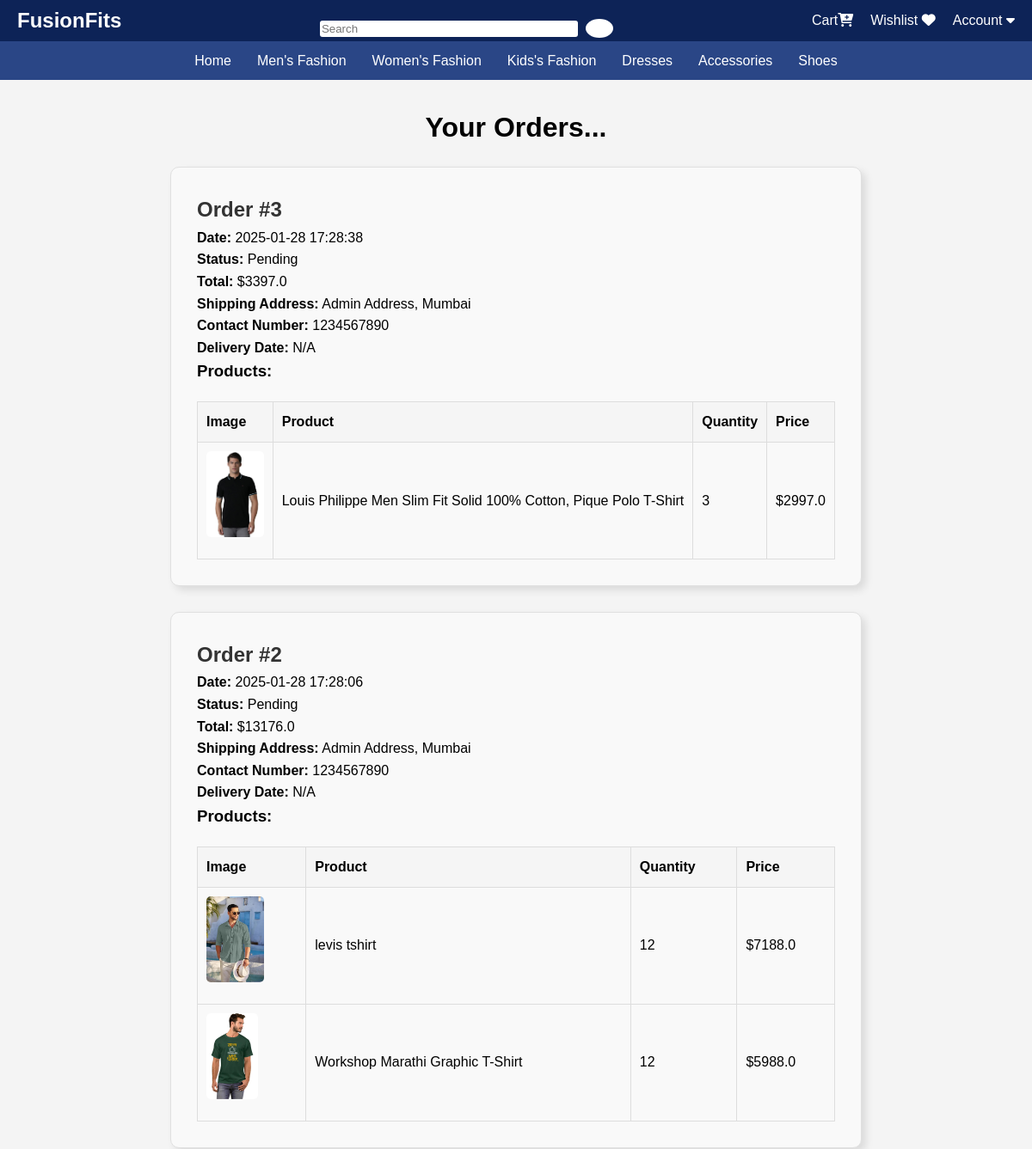
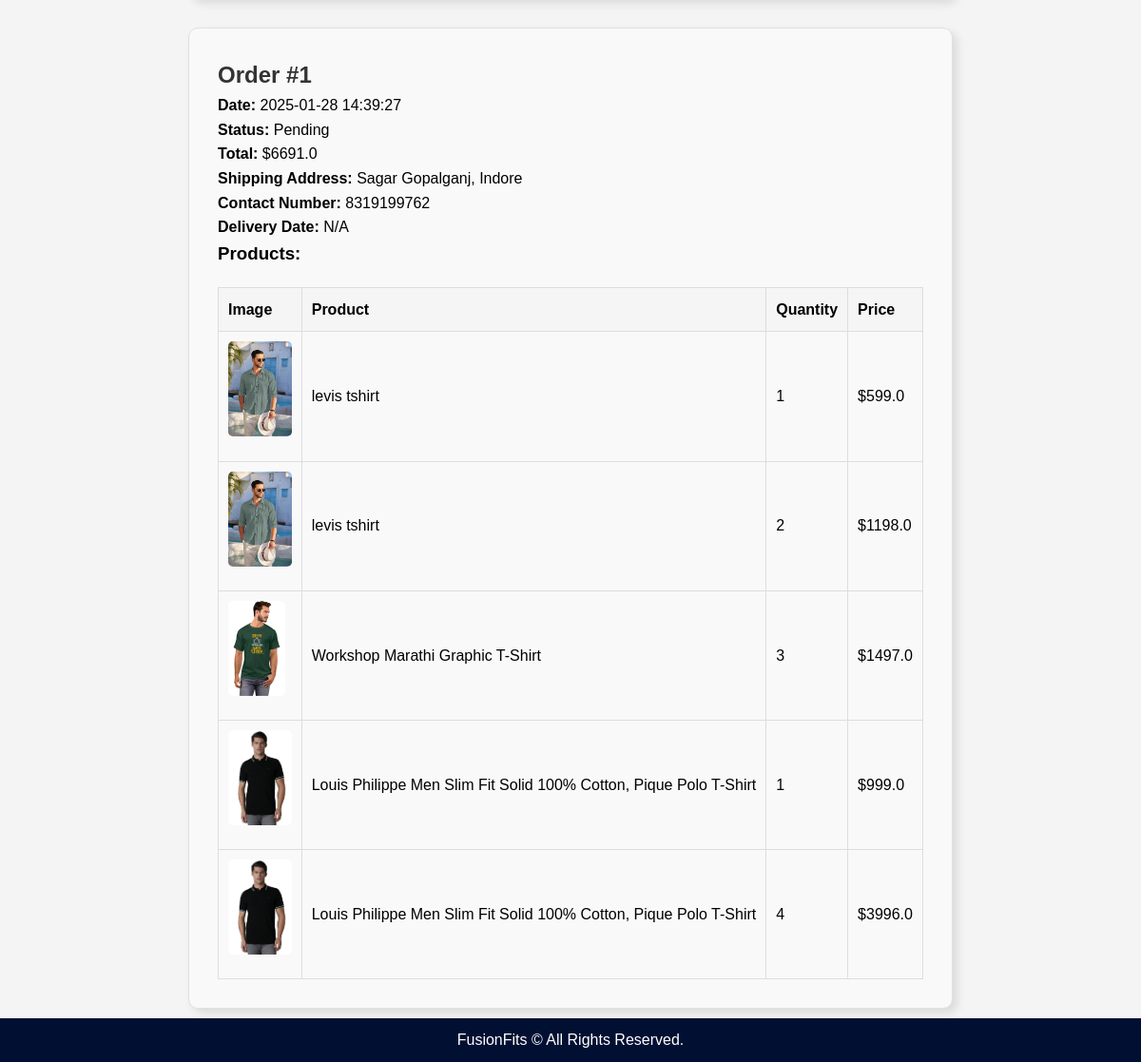
Before: /your_orders (signed in) with the older database file (2 pictures, top to bottom).
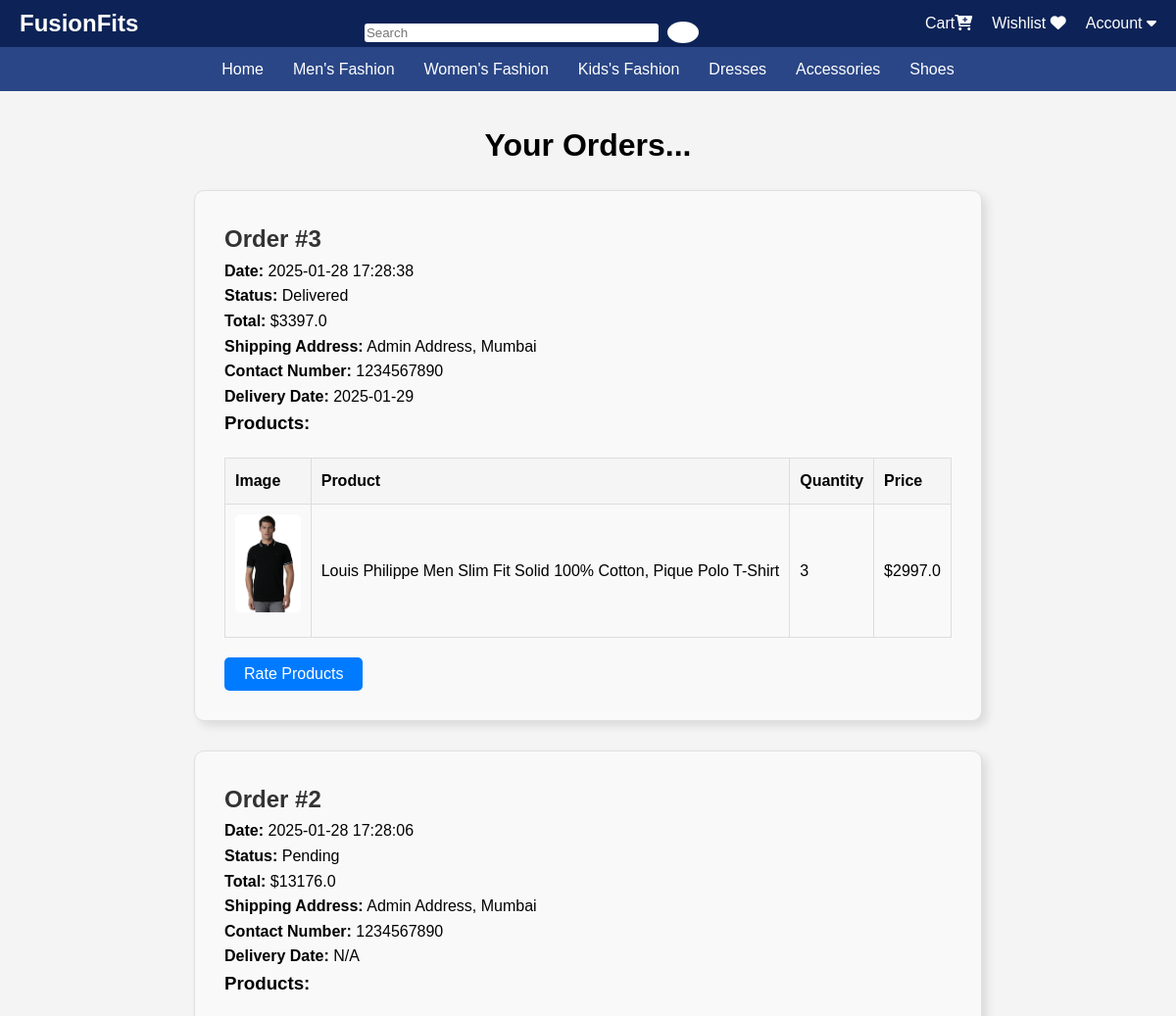
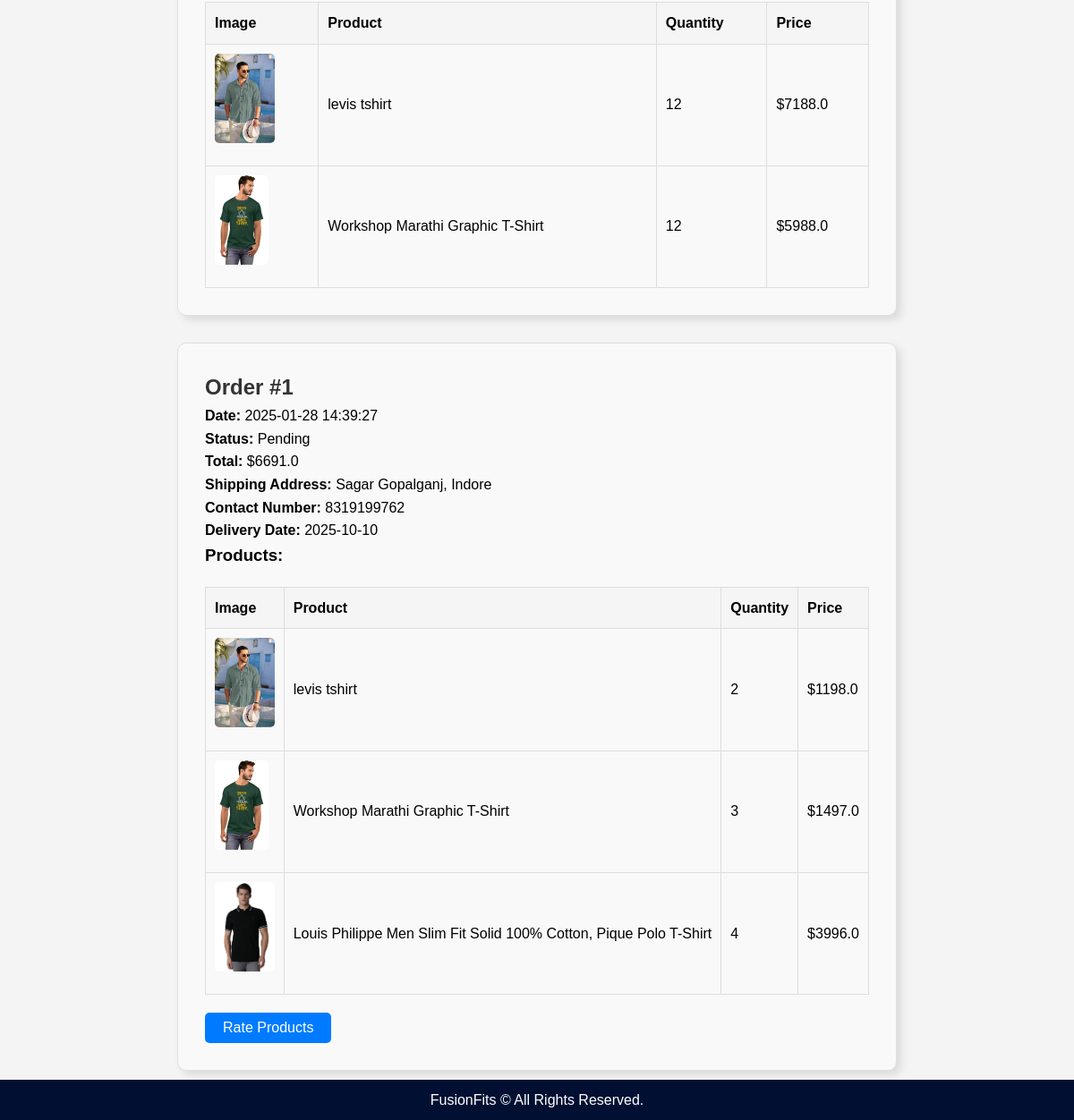
After: the same page with the newer database file (2 pictures, top to bottom).
### app/models.py (models this page shows, shortened)
class OrderDetails(db.Model):
    __tablename__ = "order_details"
    id = db.Column(db.Integer, primary_key=True)
    user_name = db.Column(db.String(100), nullable=False)
    user_email = db.Column(db.String(100), nullable=False)
    user_contact = db.Column(db.String(20), nullable=False)
    user_address = db.Column(db.String(200), nullable=False)
    user_city = db.Column(db.String(100), nullable=False)
    subtotal = db.Column(db.Float, nullable=False)
    delivery_charges = db.Column(db.Float, nullable=False)
    grand_total = db.Column(db.Float, nullable=False)
    order_date = db.Column(db.DateTime, nullable=False)
    delivered_date = db.Column(db.DateTime, nullable=True)  # Added Delivered_Date
    user_id = db.Column(db.Integer, db.ForeignKey("user.id"), nullable=False)  # Added user_id
    status_options = Enum("Pending", "Shipped", "Delivered", "Failed")
    status = db.Column(status_options, default="Pending", nullable=False)  # Corrected Enum usage
    user = relationship("User")
    products = relationship("Product", secondary="ordered_product",viewonly=True)

class OrderedProduct(db.Model):
    __tablename__ = "ordered_product"
    id = db.Column(db.Integer, primary_key=True)
    order_details_id = db.Column(db.Integer, db.ForeignKey("order_details.id"), nullable=False)  # Foreign key to OrderDetails
    product_id = db.Column(db.Integer, db.ForeignKey("product.id"), nullable=False)
    quantity = db.Column(db.Integer, nullable=False)
    order_amount = db.Column(db.Float, nullable=False)  # Individual item total price
    user_id = db.Column(db.Integer, db.ForeignKey("user.id"), nullable=False)  # Added user_id
    order_details = db.relationship("OrderDetails", backref=db.backref("orders", lazy=True))  # Relationship to OrderDetails
    product = db.relationship("Product", backref=db.backref("order_items", passive_deletes=True))

class ProductImage(db.Model):
    id = db.Column(db.Integer, primary_key=True)
    image_url = db.Column(db.String(255), nullable=False)
    product_id = db.Column(db.Integer, db.ForeignKey("product.id"), nullable=False)

class Product(db.Model):
    __tablename__ = "product"
    id = db.Column(db.Integer, primary_key=True)
    name = db.Column(db.String(100), nullable=False)
    price = db.Column(db.Float, nullable=False)
    description = db.Column(db.String(255), nullable=False)
    category = db.Column(db.String(100), nullable=False)
    quantity = db.Column(db.Integer, nullable=False)
    manufacturer = db.Column(db.String(100), nullable=True)
    country_of_origin = db.Column(db.String(50), nullable=True)
    avg_rating = db.Column(db.Float, nullable=True)
    discount = db.Column(db.Float, default=0.0, nullable=True)
    size = db.Column(db.String(20))  # Ensure this line exists
    colour = db.Column(db.String(20), nullable=True)
    gender = db.Column(db.String(10), nullable=True)  # New field for gender
    images = db.relationship("ProductImage", backref="product", lazy=True)
    ratings = relationship("Rating", back_populates="product")

### app/views.py (the view)
@main.route('/your_orders')
@login_required
def your_orders():
    try:
        orders = (OrderDetails.query
                  .filter_by(user_id=current_user.id)
                  .options(joinedload(OrderDetails.orders).joinedload(OrderedProduct.product).joinedload(Product.images)) #Added image loading
                  .order_by(OrderDetails.order_date.desc())
                  .all())
        if not orders:
            flash("You haven't placed any orders yet.", "info")
            return render_template('your_orders.html', orders=[])
        return render_template('your_orders.html', orders=orders)
    except Exception as e:
        flash(f"An error occurred while fetching your orders: {e}", "danger")
        return redirect(url_for('main.home'))

### app/views.py (called while the page is built)
@main.context_processor
def inject_wishlist():
    if current_user.is_authenticated:
        wishlist_ids = [item.product_id for item in Wishlist.query.filter_by(user_id=current_user.id).all()]
    else:
        wishlist_ids = []
    return dict(wishlist=wishlist_ids)

### app/templates/your_orders.html (shortened to what this page needs)
<!DOCTYPE html>
<html>
<head>
</head>
{% extends 'home.html' %}
{% block content %}
<div class="boxed">
  <header style="text-align: center; background-color: #f4f4f4; color: black; font-family: 'Arial', sans-serif; padding: 20px;">
    <h1>Your Orders...</h1>
</header>
    {% if orders %}
        <div class="orders-container">
            {% for order in orders %}
                <div class="order-card">
                    <h2>Order #{{ order.id }}</h2>
                    <p><strong>Date:</strong> {{ order.order_date.strftime('%Y-%m-%d %H:%M:%S') }}</p>
                    <p><strong>Status:</strong> {{ order.status }}</p>
                    <p><strong>Total:</strong> ${{ order.grand_total }}</p>
                    <p><strong>Shipping Address:</strong> {{ order.user_address }}, {{ order.user_city }}</p>
                    <p><strong>Contact Number:</strong> {{ order.user_contact }}</p>
                    <p><strong>Delivery Date:</strong> {% if order.delivered_date %}{{ order.delivered_date.strftime('%Y-%m-%d') }}{% else %}N/A{% endif %}</p>
                    <h3>Products:</h3>
                    <table class="product-table">
                        <thead>
                            <tr>
                                <th>Image</th>
                                <th>Product</th>
                                <th>Quantity</th>
                                <th>Price</th>
                            </tr>
                        </thead>
                        <tbody>
                          {% for item in order.orders %}
                              <tr>
                                  <td>
                                      <div class="product-image-container">
                                          <a href="{{ url_for('main.product_details', product_id=item.product.id) }}">
                                              {% if item.product.images and item.product.images|length > 0 %}
                                                  <img src="{{ url_for('static', filename=item.product.images[0].image_url) }}" alt="{{ item.product.name }}" class="product-image" onerror="this.src='{{ url_for('static', filename='default_image.jpg') }}'">
                                              {% else %}
                                                  <img src="{{ url_for('static', filename='default_image.jpg') }}" alt="{{ item.product.name }}" class="product-image">
                                              {% endif %}
                                          </a>
                                      </div>
                                  </td>
                                  <td>{{ item.product.name }}</td>
                                  <td>{{ item.quantity }}</td>
                                  <td>${{ item.order_amount }}</td>
                              </tr>
                          {% endfor %}
                      </tbody>
                    </table>
                    {% if order.delivered_date %}
                    <a href="{{ url_for('rating.rate_order',order_id=order.id) }}">
                    <button>
                        Rate Products
                    </button>
                    </a>
                    {% endif %}
                </div>
            {% endfor %}
        </div>
    {% else %}
        <p>No orders found.</p>
    {% endif %}
    </div>
{% endblock %}

### app/templates/home.html (shortened to what this page needs)
<!DOCTYPE html>
<html lang="en">
<head>
    <link rel="stylesheet" href="https://cdnjs.cloudflare.com/ajax/libs/font-awesome/6.0.0/css/all.min.css">
</head>
<body>
    <nav class="navbar">
        <div class="logo"><a href="/">FusionFits</a></div>
        <div class="search-bar">
            <form action="{{ url_for('main.search') }}" method="get">
                <input type="text" name="q" placeholder="Search" value="{{ request.args.get('q', '') }}">
                <button><i class="fa fa-search"></i></button>
            </form>
        </div>
        <ul class="nav-links">
            <li>
                    {% if current_user.is_authenticated %}
                        <a href="{{ url_for('main.cart') }}" >Cart<i class="fa-solid fa-cart-plus"></i></a>
                    {% endif %}
            </li>
            <li><a href="{{ url_for('main.wishlist') }}" >Wishlist <i class="fa fa-heart"></i></a></li>
            <li>
              <div class="dropdown navbar-right">
                <button class="dropbtn">Account <i class="fa fa-caret-down"></i></button>
            </div>
            </li>
        </ul>
    </nav>
    <header>
        <nav class="categories-nav">
            <ul>
                <li><a href="/" class="{% if request.path == '/' %}active{% endif %}">Home</a></li>
                <li><a href="/gender/Men" class="{% if request.path == '/gender/Men' %}active{% endif %}">Men's Fashion</a></li>
                <li><a href="/gender/Female" class="{% if request.path == '/gender/Female' %}active{% endif %}">Women's Fashion</a></li>
                <li><a href="/category/Kids" class="{% if request.path == '/category/Kids' %}active{% endif %}">Kids's Fashion</a></li>
                <li><a href="/category/Dress" class="{% if request.path == '/category/Dress' %}active{% endif %}">Dresses</a></li>
                <li><a href="/category/Accessory" class="{% if request.path == '/category/Accessory' %}active{% endif %}">Accessories</a></li>
                <li><a href="/category/Shoe" class="{% if request.path == '/category/Shoe' %}active{% endif %}">Shoes</a></li>
            </ul>
        </nav>
    </header>
    <main>
        {% block content %}{% endblock %}
    </main>
    <footer>
        <p>FusionFits &copy; All Rights Reserved.</p>
    </footer>
</body>
</html>

### app/templates/your_orders.html (style rules this page uses)
body { font-family: 'Arial', sans-serif; line-height: 1.6; margin: 20px; }
.orders-container { display: grid; grid-template-columns: repeat(auto-fit, minmax(400px, 1fr)); grid-gap: 30px; }
.order-card { border: 1px solid #e0e0e0; border-radius: 10px; box-shadow: 5px 5px 10px rgba(0, 0, 0, 0.1); padding: 30px; background-color: #f9f9f9; }
.order-card h2 { color: #333; }
.product-table { width: 100%; border-collapse: collapse; margin-top: 20px; }
.product-table th, .product-table td { border: 1px solid #ddd; padding: 10px; text-align: left; }
.product-table th { background-color: #f5f5f5; font-weight: bold; }
.product-image-container { display: inline-block; position: relative; overflow: hidden; }
.product-image { max-width: 100%; max-height: 100px; object-fit: cover; transition: transform 0.3s ease; border-radius: 5px; }
.product-image-container a { text-decoration: none; display: block; }
button { background-color: #007bff; margin-top: 20px; color: white; padding: 8px 20px; border: none; border-radius: 5px; font-size: 1rem; cursor: pointer; transition: background-color 0.3s, transform 0.2s; }

### app/templates/home.html (style rules this page uses)
* { margin: 0; padding: 0; box-sizing: border-box; font-family: Arial, sans-serif; }
body { font-family: Arial, sans-serif; margin: 0; padding: 0; background-color: #f4f4f4; }
main { min-height: 90vh; padding: 20px; display: flex; justify-content: center; }
.navbar { display: flex; justify-content: space-between; align-items: center; background-color: #0d2357; color: white; padding: 2px 20px; flex-wrap: wrap; }
header { background: #0d2357; width: 100%; }
.logo a { text-decoration: none; color: white; font-size: 1.5em; font-weight: bold; font-family: Arial, Helvetica, sans-serif; }
.search-bar input { padding: 2px; border: none; border-radius: 3px; width: 300px; }
.search-bar button { padding: 2px 8px; border: none; background-color: #fff; cursor: pointer; border-radius: 100%; margin-left: 5px; }
.nav-links { display: flex; list-style: none; gap: 20px; flex-wrap: wrap; }
.nav-links a { color: white; text-decoration: none; }
.nav-links .dropdown .dropbtn { color: white; text-decoration: none; font-size: 1em; padding: 0; background: none; margin: 0; border: none; }
footer { background-color: #011032; color: white; text-align: center; padding: 10px 0; width: 100%; bottom: 0; left: 0; position: relative; }
main { min-height: 90vh; padding: 10px; }
.categories-nav { background-color: #2a4686; display: flex; justify-content: center; flex-wrap: wrap; display: flex; padding: 2px 20px; justify-content: center; flex-wrap: wrap; }
.categories-nav ul { list-style: none; display: flex; padding: 0.5rem; margin-bottom: 0px; flex-wrap: wrap; }
.categories-nav li { margin: 0 15px; color: #fff; font-weight: 500; font-size: 16px; transition: color 0.3s ease; }
.categories-nav a { text-decoration: none; color: #fff; font-weight: 500; font-size: 16px; transition: color 0.3s ease; }

Changed rows visible on the page:
removed OrderedProduct: image_url (picture), product.name "levis tshirt", quantity "1", order_amount "599.0", shown under OrderDetails "Sagar Gopalganj"
removed OrderedProduct: image_url (picture), product.name "Louis Philippe Men Slim Fit Solid 100% Cotton, Pique Polo T-Shirt", quantity "1", order_amount "999.0", shown under OrderDetails "Sagar Gopalganj"
changed OrderDetails id 3: status "Pending" → "Delivered"; delivered_date (not shown) → "2025-01-29"; delivered_date "N/A" → "Rate Products"
changed OrderDetails "Sagar Gopalganj": delivered_date (not shown) → "2025-10-10"; delivered_date "N/A" → "Rate Products"
